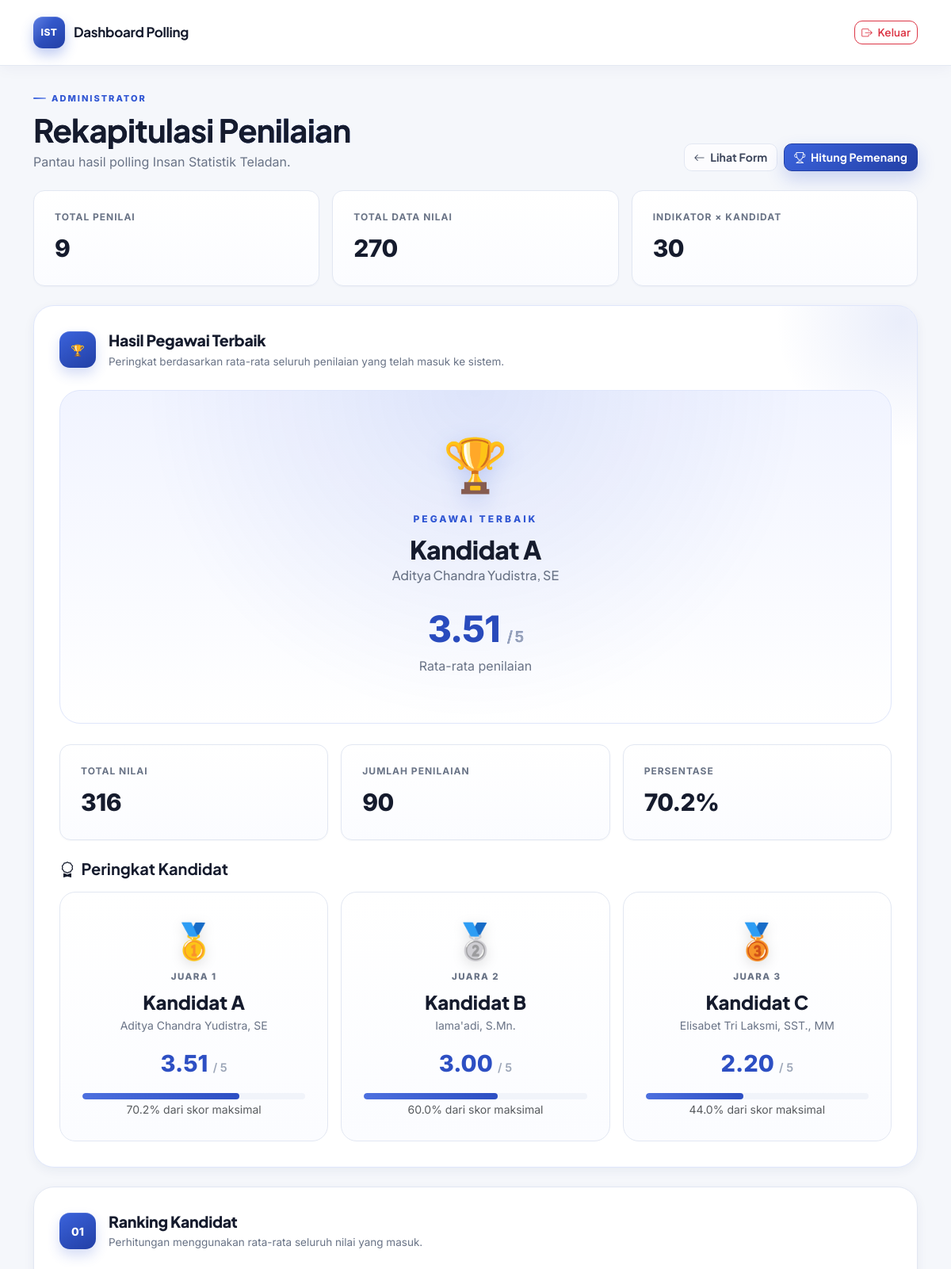
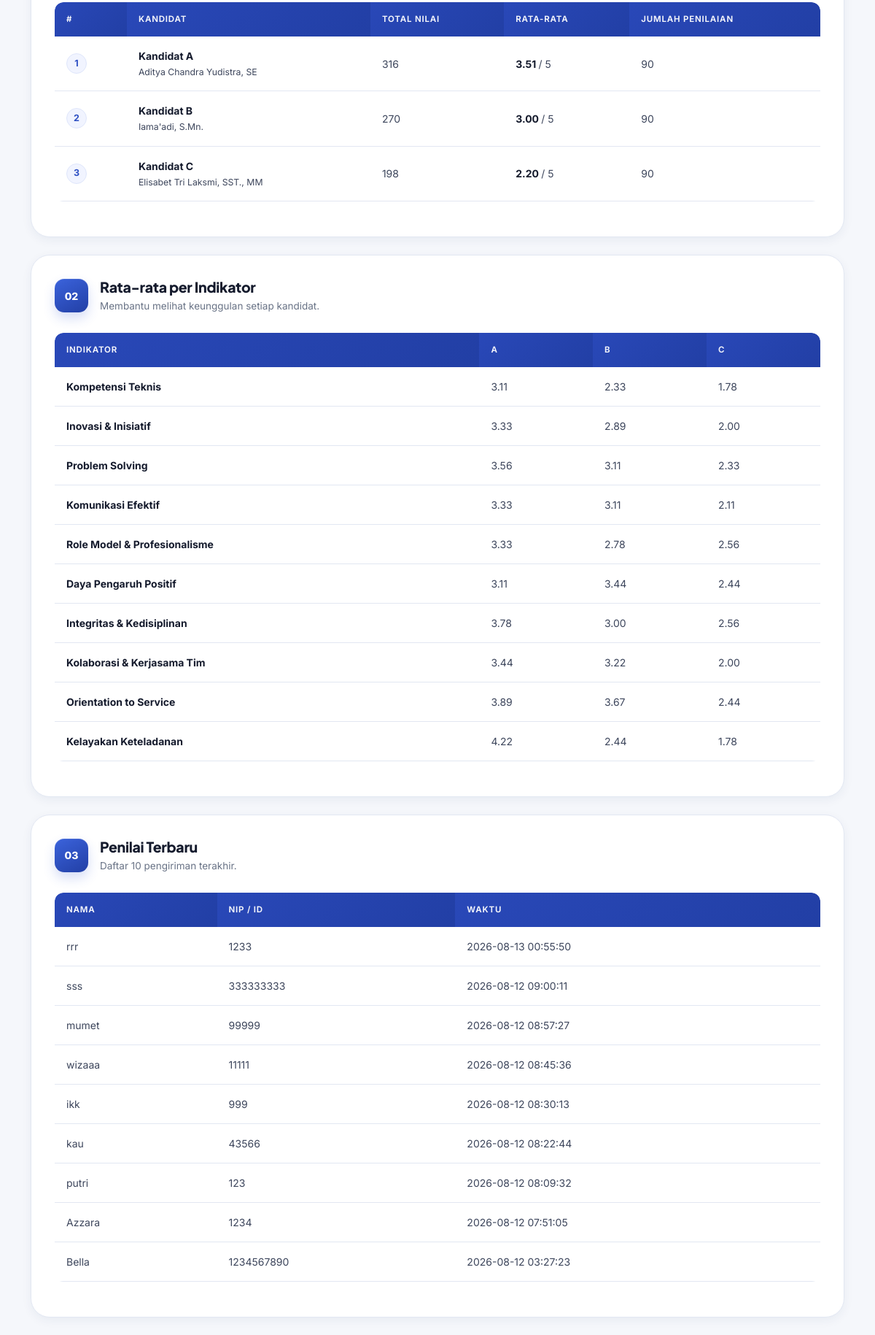
/admin/index.php?hitung=1 (signed in), run on the app's committed database (2 pictures, top to bottom).
### tables this page shows
CREATE TABLE `candidates` (
  `id` int(11) NOT NULL,
  `code` char(1) NOT NULL,
  `name` varchar(150) NOT NULL,
  `position` varchar(150) DEFAULT NULL
);

CREATE TABLE `polls` (
  `id` int(11) NOT NULL,
  `nama_penilai` varchar(120) NOT NULL,
  `nip` varchar(50) NOT NULL,
  `catatan_tambahan` text DEFAULT NULL,
  `submitted_at` timestamp NOT NULL DEFAULT current_timestamp()
);

### admin/index.php (the view, shortened to what the rows shown need)
<?php
require_once "../config/database.php";
require_once "../config/helpers.php";
$summary = [];
$sql = "SELECT
            c.id,
            c.code,
            c.name,
            COALESCE(SUM(r.score), 0) AS total_score,
            COALESCE(AVG(r.score), 0) AS average_score,
            COUNT(r.id) AS rating_count
        FROM candidates c
        LEFT JOIN ratings r
            ON r.candidate_id = c.id
        GROUP BY c.id
        ORDER BY average_score DESC";
$res = $conn->query($sql);
while ($row = $res->fetch_assoc()) {
    $summary[] = $row;
}
$showWinner = isset($_GET['hitung']) && $_GET['hitung'] == '1';
$winnerList = [];
if ($showWinner && count($summary) > 0) {
    usort($summary, function ($a, $b) {
        return (float)$b['average_score']
            <=> (float)$a['average_score'];
    });
    $winnerList = array_slice($summary, 0, 3);
}
$recent = [];
$res = $conn->query(
    "SELECT
        nama_penilai,
        nip,
        submitted_at
     FROM polls
     ORDER BY id DESC
     LIMIT 10"
);
while ($row = $res->fetch_assoc()) {
    $recent[] = $row;
}
?>
<!doctype html>
<html lang="id">
<head>
    <link
        href="https://cdn.jsdelivr.net/npm/bootstrap@5.3.3/dist/css/bootstrap.min.css"
        rel="stylesheet"
    >
    <link
        href="https://cdn.jsdelivr.net/npm/bootstrap-icons@1.11.3/font/bootstrap-icons.min.css"
        rel="stylesheet"
    >
    <link
        href="../assets/style.css"
        rel="stylesheet"
    >
</head>
<body>
<main class="container py-4">
    <div class="d-flex justify-content-between align-items-end mb-4">
        <div>
            <h1 class="fw-bold mb-1">
                Rekapitulasi Penilaian
            </h1>
        </div>
    </div>
    <?php if ($showWinner): ?>
        <section class="card-modern mb-4 winner-section">
            <div class="section-title">
                <div>
                    <h2>
                        Hasil Pegawai Terbaik
                    </h2>
                </div>
            </div>
            <?php if (count($winnerList) > 0): ?>
                <div class="winner-main">
                    <div class="winner-trophy">
                        🏆
                    </div>
                    <div class="winner-label">
                        PEGAWAI TERBAIK
                    </div>
                    <h1>
                        Kandidat
                        <?= e($winnerList[0]['code']) ?>
                    </h1>
                    <h3>
                        <?= e($winnerList[0]['name']) ?>
                    </h3>
                    <div class="winner-score">
                        <span>
                            / 5
                        </span>
                    </div>
                    <p class="text-muted">
                        Rata-rata penilaian
                    </p>
                </div>
                <div class="row g-3 mb-4">
                    <div class="col-md-4">
                        <div class="stat-card">
                            <span>
                                Total Nilai
                            </span>
                            <strong>
                                <?= e(
                                    $winnerList[0]['total_score']
                                ) ?>
                            </strong>
                        </div>
                    </div>
                    <div class="col-md-4">
                        <div class="stat-card">
                            <span>
                                Jumlah Penilaian
                            </span>
                            <strong>
                                <?= e(
                                    $winnerList[0]['rating_count']
                                ) ?>
                            </strong>
                        </div>
                    </div>
                    <div class="col-md-4">
                        <div class="stat-card">
                            <span>
                                Persentase
                            </span>
                            <strong>
                                <?= number_format(
                                    (
                                        (float)$winnerList[0]['average_score']
                                        / 5
                                    ) * 100,
                                    1
                                ) ?>%
                            </strong>
                        </div>
                    </div>
                </div>
                <h5 class="fw-bold mb-3">
                    <i class="bi bi-award me-1"></i>
                    Peringkat Kandidat
                </h5>
                <div class="row g-3">
                    <?php foreach (
                        $winnerList as $index => $row
                    ): ?>
                        <?php
                        $rank = $index + 1;
                        if ($rank == 1) {
                            $medal = "🥇";
                            $rankText = "Juara 1";
                        } elseif ($rank == 2) {
                            $medal = "🥈";
                            $rankText = "Juara 2";
                        } else {
                            $medal = "🥉";
                            $rankText = "Juara 3";
                        }
                        $percentage =
                            (
                                (float)$row['average_score']
                                / 5
                            ) * 100;
                        ?>
                        <div class="col-md-4">
                            <div class="ranking-card">
                                <div class="ranking-medal">
                                    <?= $medal ?>
                                </div>
                                <div class="ranking-position">
                                    <?= $rankText ?>
                                </div>
                                <h4>
                                    Kandidat
                                    <?= e($row['code']) ?>
                                </h4>
                                <p class="mb-3">
                                    <?= e($row['name']) ?>
                                </p>
                                <div class="ranking-score">
                                    <?= number_format(
                                        (float)$row['average_score'],
                                        2
                                    ) ?>
                                    <small>
                                        / 5
                                    </small>
                                </div>
                                <div class="progress mt-3">
                                    <div
                                        class="progress-bar"
                                        role="progressbar"
                                        style="width: <?= $percentage ?>%"
                                        aria-valuenow="<?= $percentage ?>"
                                        aria-valuemin="0"
                                        aria-valuemax="100"
                                    >
                                    </div>
                                </div>
                                <small class="text-muted">
                                    <?= number_format(
                                        $percentage,
                                        1
                                    ) ?>%
                                    dari skor maksimal
                                </small>
                            </div>
                        </div>
                    <?php endforeach; ?>
                </div>
            <?php endif; ?>
        </section>
    <?php endif; ?>
    <section class="card-modern mb-4">
        <div class="section-title">
            <div>
                <h2>
                    Ranking Kandidat
                </h2>
            </div>
        </div>
        <div class="table-responsive">
            <table class="table align-middle">
                <thead>
                    <tr>
                        <th>
                            #
                        </th>
                        <th>
                            Kandidat
                        </th>
                        <th>
                            Total Nilai
                        </th>
                        <th>
                            Rata-rata
                        </th>
                        <th>
                            Jumlah Penilaian
                        </th>
                    </tr>
                </thead>
                <tbody>
                    <?php foreach (
                        $summary as $i => $row
                    ): ?>
                        <tr>
                            <td>
                                <span class="rank">
                                    <?= $i + 1 ?>
                                </span>
                            </td>
                            <td>
                                <strong>
                                    Kandidat
                                    <?= e($row['code']) ?>
                                </strong>
                                <br>
                                <small>
                                    <?= e($row['name']) ?>
                                </small>
                            </td>
                            <td>
                                <?= e(
                                    $row['total_score']
                                ) ?>
                            </td>
                            <td>
                                <strong>
                                    <?= number_format(
                                        (float)$row['average_score'],
                                        2
                                    ) ?>
                                </strong>
                                / 5
                            </td>
                            <td>
                                <?= e(
                                    $row['rating_count']
                                ) ?>
                            </td>
                        </tr>
                    <?php endforeach; ?>
                </tbody>
            </table>
        </div>
    </section>
    <section class="card-modern mb-4">
        <div class="section-title">
            <div>
                <h2>
                    Rata-rata per Indikator
                </h2>
            </div>
        </div>
        <div class="table-responsive">
            <table class="table table-sm align-middle">
                <thead>
                    <tr>
                        <th>
                            Indikator
                        </th>
                        <th>
                            A
                        </th>
                        <th>
                            B
                        </th>
                        <th>
                            C
                        </th>
                    </tr>
                </thead>
            </table>
        </div>
    </section>
    <section class="card-modern">
        <div class="section-title">
            <div>
                <h2>
                    Penilai Terbaru
                </h2>
            </div>
        </div>
        <div class="table-responsive">
            <table class="table align-middle">
                <thead>
                    <tr>
                        <th>
                            Nama
                        </th>
                        <th>
                            NIP / ID
                        </th>
                        <th>
                            Waktu
                        </th>
                    </tr>
                </thead>
                <tbody>
                    <?php foreach ($recent as $r): ?>
                        <tr>
                            <td>
                                <?= e(
                                    $r['nama_penilai']
                                ) ?>
                            </td>
                            <td>
                                <?= e(
                                    $r['nip']
                                ) ?>
                            </td>
                            <td>
                                <?= e(
                                    $r['submitted_at']
                                ) ?>
                            </td>
                        </tr>
                    <?php endforeach; ?>
                </tbody>
            </table>
        </div>
    </section>
</main>
</body>
</html>

### data on the page
candidates: code "A", name "Aditya Chandra Yudistra, SE", medal "🥇", rankText "JUARA 1", average_score "3.51", $percentage 70.222 (drawn), percentage "70.2", total_score "316", rating_count "90"
candidates: medal "🥈", rankText "JUARA 2", code "B", name "Iama'adi, S.Mn.", average_score "3.00", $percentage 60 (drawn), percentage "60.0", total_score "270", rating_count "90"
candidates: medal "🥉", rankText "JUARA 3", code "C", name "Elisabet Tri Laksmi, SST., MM", average_score "2.20", $percentage 44 (drawn), percentage "44.0", total_score "198", rating_count "90"
polls: nama_penilai "rrr", nip "1233", submitted_at "2026-08-13 00:55:50"
polls: nama_penilai "sss", nip "333333333", submitted_at "2026-08-12 09:00:11"
polls: nama_penilai "mumet", nip "99999", submitted_at "2026-08-12 08:57:27"
polls: nama_penilai "wizaaa", nip "11111", submitted_at "2026-08-12 08:45:36"
polls: nama_penilai "ikk", nip "999", submitted_at "2026-08-12 08:30:13"
polls: nama_penilai "kau", nip "43566", submitted_at "2026-08-12 08:22:44"
polls: nama_penilai "putri", nip "123", submitted_at "2026-08-12 08:09:32"
polls: nama_penilai "Azzara", nip "1234", submitted_at "2026-08-12 07:51:05"
polls: nama_penilai "Bella", nip "1234567890", submitted_at "2026-08-12 03:27:23"

### other printed values
$totalVoters "9"
$totalRatings "270"
$totalIndicatorCandidate "30"
$winnerList[0]['total_score'] "316"
$winnerList[0]['rating_count'] "90"
$indicator "Kompetensi Teknis"
$values['A'] "3.11"
$values['B'] "2.33"
$values['C'] "1.78"
$indicator "Inovasi & Inisiatif"
$values['A'] "3.33"
$values['B'] "2.89"
$values['C'] "2.00"
$indicator "Problem Solving"
$values['A'] "3.56"
